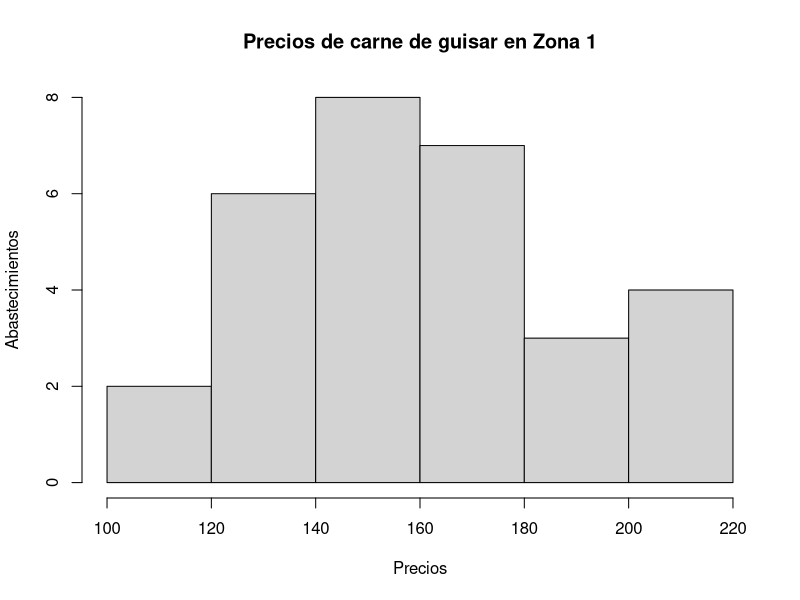
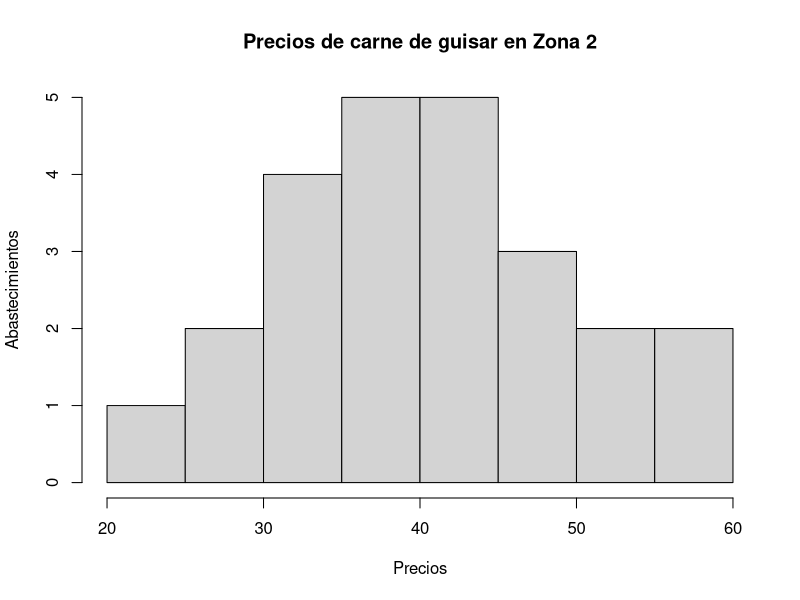
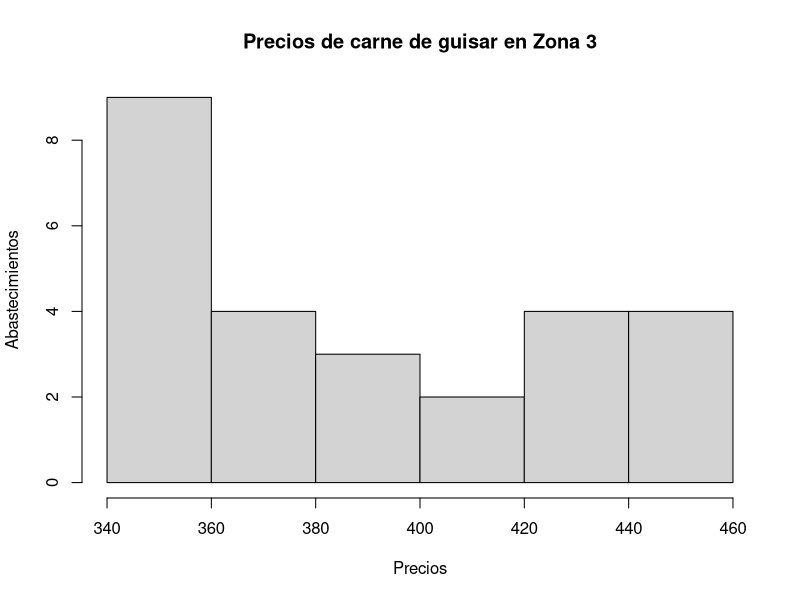
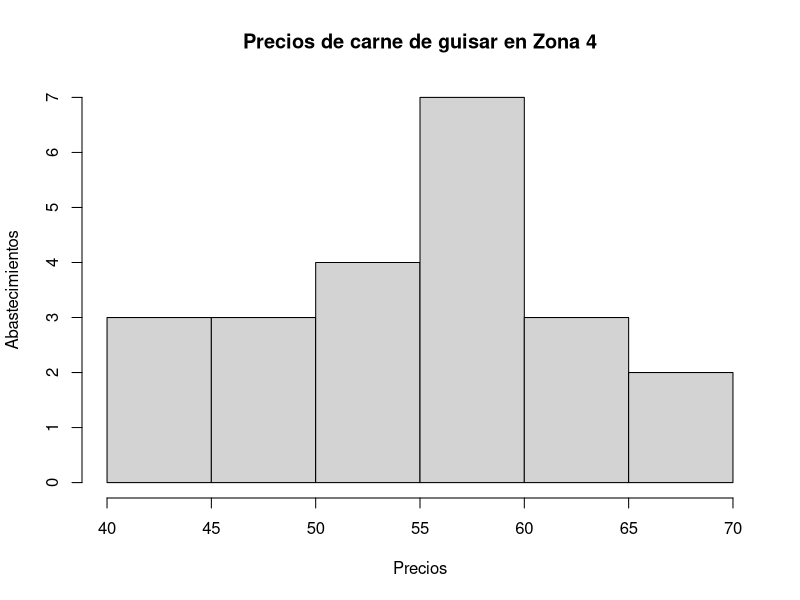
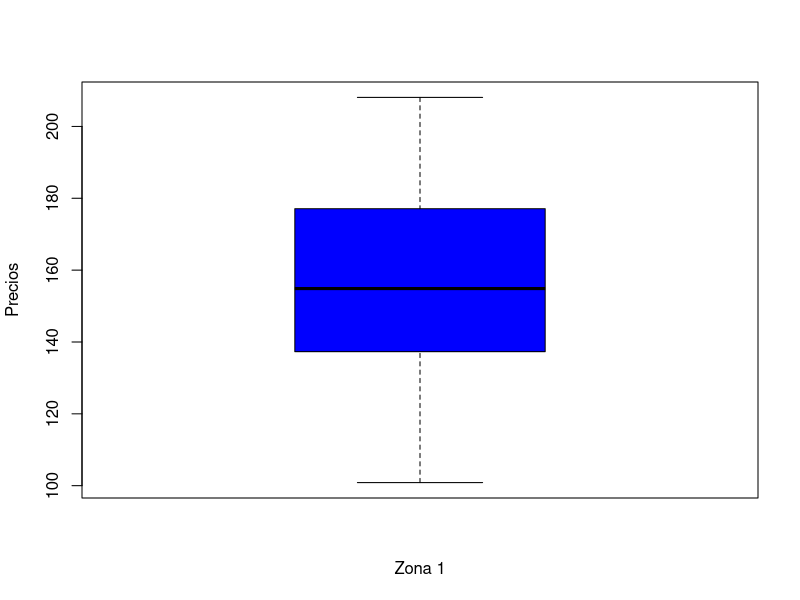
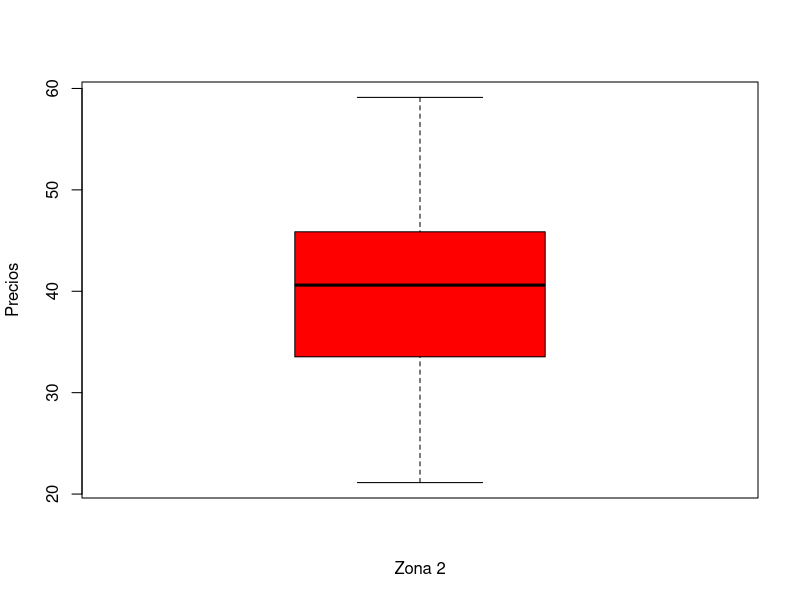
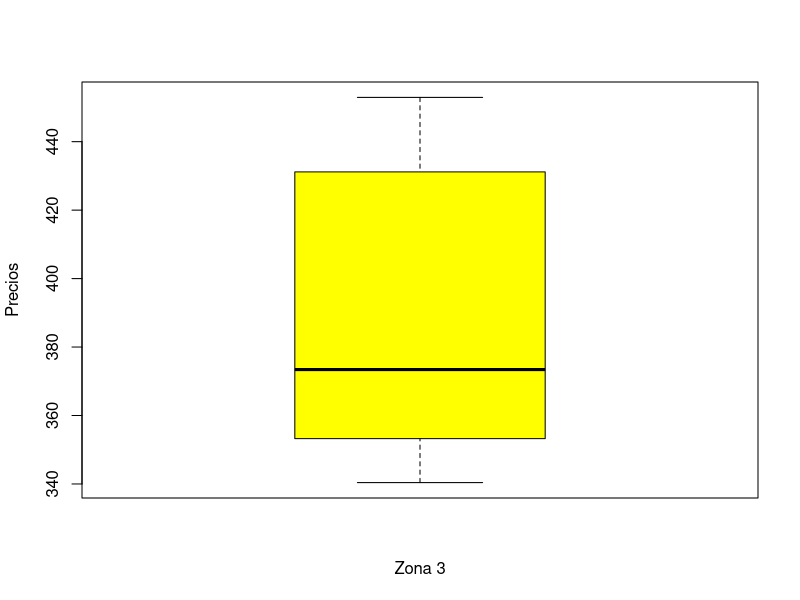
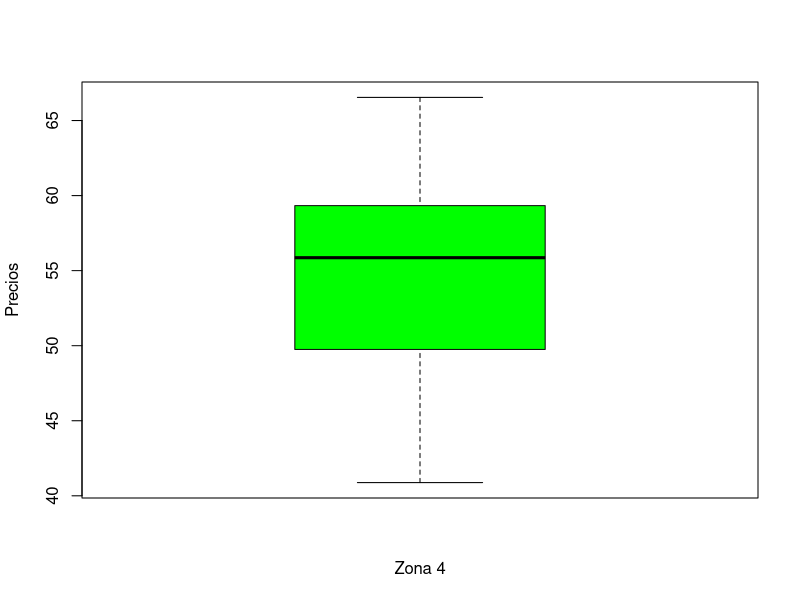

These charts were generated, in order, by the following R code:
# Laboratorio 2
# Alumnos: Arturo Yepez 15-11551, Antonella Requena 15-11196

# LECTURA DE DATOS
# Lectura de Tabla
mercado = read.table("zonas_carne.txt", header = T)

# Se crea la función de intervalos de confianza
intervalo <- function(x, alfa) {
  n <- length(x)
  nu <- n - 1 #grados de libertad
  cuantil <- qt( 1 - alfa/2, df = nu )
  LS <- mean( x ) + cuantil*sqrt( var( x ) / n )
  LI <- mean( x ) - cuantil*sqrt( var( x ) / n )
  return( c( LI, mean( x ), LS ) )
}


### PREGUNTA 1

# Datos a extraer

# Extraemos vector con los precios solos de la carne de guisar de las zonas

# Zona 1
carne1 = as.vector(mercado$Zona1)
tipo_carne1 = as.vector(mercado$Tipo1)

carne_guisar1 = carne1 [tipo_carne1 == "Guisar"]

# Zona 2
carne2 = as.vector(mercado$Zona2)
tipo_carne2 = as.vector(mercado$Tipo2)

carne_guisar2 = carne2 [tipo_carne2 == "Guisar"]

# Zona 3
carne3 = as.vector(mercado$Zona3)
tipo_carne3 = as.vector(mercado$Tipo3)

carne_guisar3 = carne3 [tipo_carne3 == "Guisar"]

# Zona 4
carne4 = as.vector(mercado$Zona4)
tipo_carne4 = as.vector(mercado$Tipo4)

carne_guisar4 = carne4 [tipo_carne4 == "Guisar"]


# Histogramas
hist(carne_guisar1, main = "Precios de carne de guisar en Zona 1", ylab = "Abastecimientos", xlab = "Precios")
hist(carne_guisar2, main = "Precios de carne de guisar en Zona 2", ylab = "Abastecimientos", xlab = "Precios")
hist(carne_guisar3, main = "Precios de carne de guisar en Zona 3", ylab = "Abastecimientos", xlab = "Precios")
hist(carne_guisar4, main = "Precios de carne de guisar en Zona 4", ylab = "Abastecimientos", xlab = "Precios")

# Boxplots
boxplot(carne_guisar1, ylab="Precios", xlab="Zona 1", col=c("blue"))
boxplot(carne_guisar2, ylab="Precios", xlab="Zona 2", col=c("red"))
boxplot(carne_guisar3, ylab="Precios", xlab="Zona 3", col=c("yellow"))
boxplot(carne_guisar4, ylab="Precios", xlab="Zona 4", col=c("green"))

# Tabla

M = data.frame(stringsAsFactors = FALSE, Zonas=c('Zona1','Zona2','Zona3','Zona4'), Minimos =c(min(carne_guisar1),min(carne_guisar2),min(carne_guisar3),min(carne_guisar4)), Q1 =c(quantile(carne_guisar1,0.25),quantile(carne_guisar2,0.25),quantile(carne_guisar3,0.25),quantile(carne_guisar4,0.25)),
Q2=c(quantile(carne_guisar1,0.50),quantile(carne_guisar2,0.50),quantile(carne_guisar3,0.50),quantile(carne_guisar4,0.50)),Q3=c(quantile(carne_guisar1,0.75),quantile(carne_guisar2,0.75),quantile(carne_guisar3,0.75),quantile(carne_guisar4,0.75)),Media=c(mean(carne_guisar1),mean(carne_guisar2),mean(carne_guisar3),mean(carne_guisar4)),
DesviacionEstandar=c(sd(carne_guisar1),sd(carne_guisar2),sd(carne_guisar3),sd(carne_guisar4)))


### PREGUNTA 2

# Creamos una lista con los precios solos de la carne de guisar de la zona 1
carne1 = as.vector(mercado$Zona1)
tipo_carne1 = as.vector(mercado$Tipo1)

carne_guisar1 = carne1 [tipo_carne1 == "Guisar"]

# Creamos una lista con los precios solos de la carne de guisar de la zona 3
carne3 = as.vector(mercado$Zona3)
tipo_carne3 = as.vector(mercado$Tipo3)

carne_guisar3 = carne3 [tipo_carne3 == "Guisar"]

# Determinamos el intervalo de Confianza de la Zona 1
int_conf1 = intervalo(carne_guisar1, 0.01)

# Determinamos el intervalo de Confianza de la Zona 3
int_conf3 = intervalo(carne_guisar3, 0.01)


### PREGUNTA 3

# Creamos una lista con los precios solos de la carne de guisar de la zona 2 y xona 4
carne2 = as.vector(mercado$Zona2)
carne4 = as.vector(mercado$Zona4)

# Filtramos la columna con los tipos
tipo_carne2 = as.vector(mercado$Tipo2)
tipo_carne4 = as.vector(mercado$Tipo4)

# Filtramos los vectores de carne de zona 2 y 4 por Tipo Guisar
carne_guisar2 = carne2 [tipo_carne2 == "Guisar"]
carne_guisar4 = carne4 [tipo_carne4 == "Guisar"]


# Verificamos que podamos asumir que las varianzas sean iguales (i.e. que 1 este en el intervalo)
var.test(carne_guisar2, carne_guisar4,conf.level = 0.99)

# Como el resultado es, que 1 esta en el intervalo, podemos decir que las varianzas son iguales con un
# nivel de confianza de 99%

# Ahora calculamos el intervalo de confianza de las medias
t.test (carne_guisar2, carne_guisar4, var.equal = T, conf.level = 0.99 )


### PREGUNTA 4

# Creamos una lista con los precios de carne de la Zona 2
carne2 = as.vector(mercado$Zona2)

# Creamos una lista con los precios de carne de la Zona 4
carne4 = as.vector(mercado$Zona4)

# Ahora sacamos el intervalo de confianza 
int_conf_dif = t.test(carne2, carne4)


### PREGUNTA 5

# Tomamos carne3 como la lista de precios de la Zona 3 y sacamos su longitud
len_carne3 = length(carne3)

# Calculamos una lista con los precios de la Zona 3 mayores a 300 y sacamos su longitud
max_carne3 = carne3 [carne3 >= 300]
len_max_carne3 = length(max_carne3)

# Ahora, calculamos el intervalo de confianza de para proporciones
int_conf3_propor = binom.test(len_max_carne3, len_carne3, conf.level = 0.9)


### PREGUNTA 6

# Asumimos que el estadistico de prueba es la media

# Creamos una lista con los precios de la zona 1B (zona 1 ya lo tenemos)
carne1B = as.vector(mercado$Zona3B)

# Utilizamos prueba por hipotesis
# HN: media de carne 1B = media de carne 1
# HA: media de carne 1B > media de carne 1
t.test(carne1B,carne1,alternative = "greater",conf.level = 0.95)

